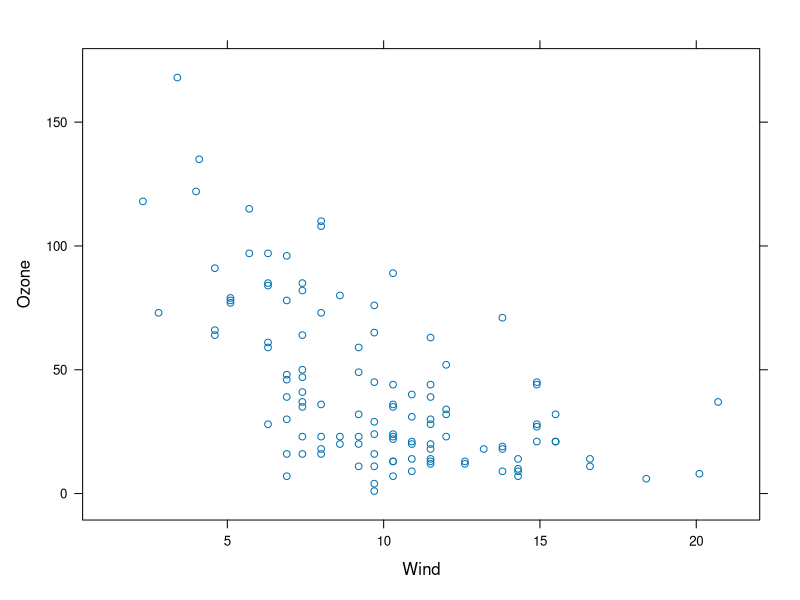
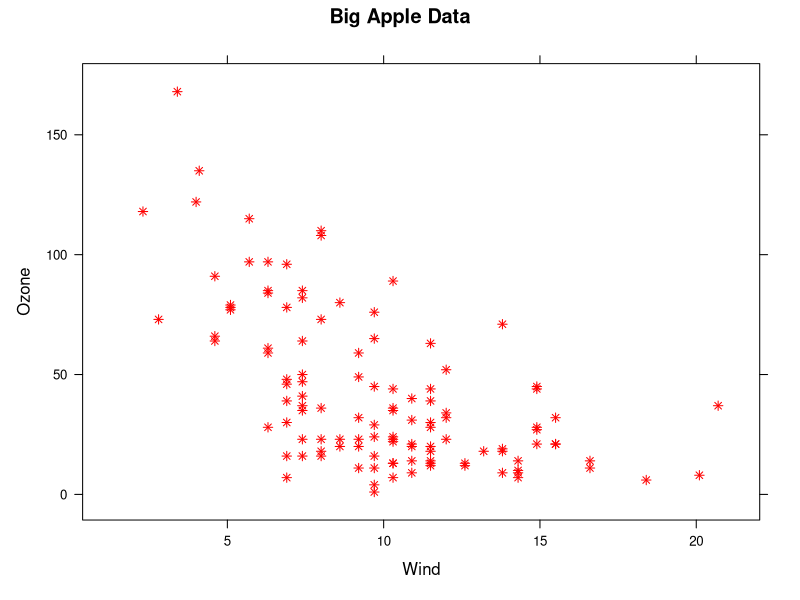
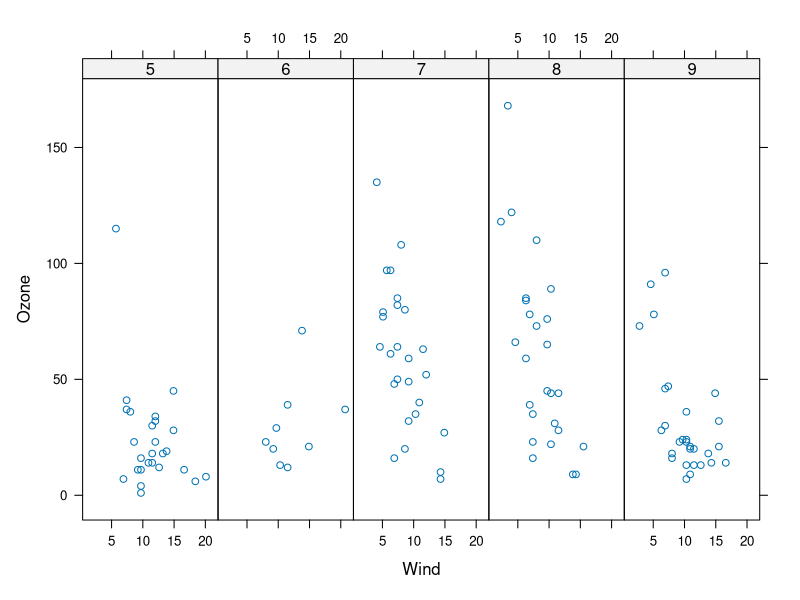
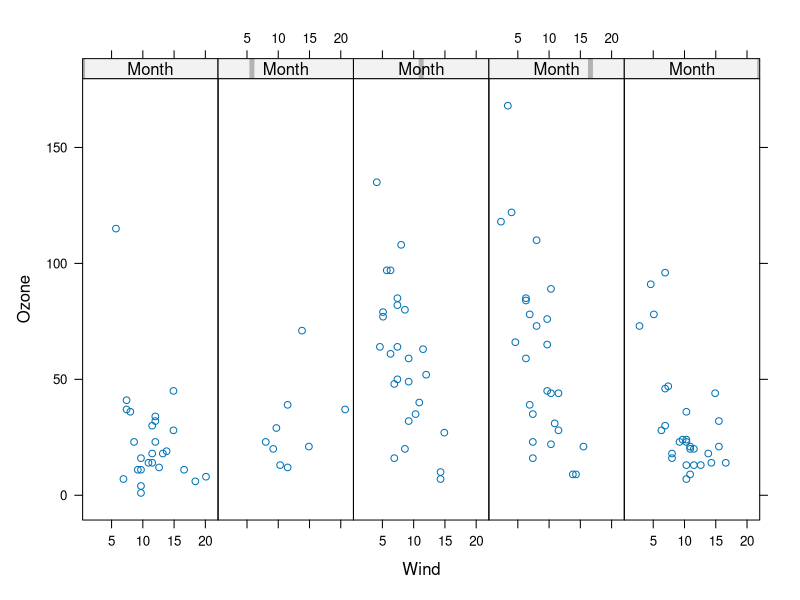
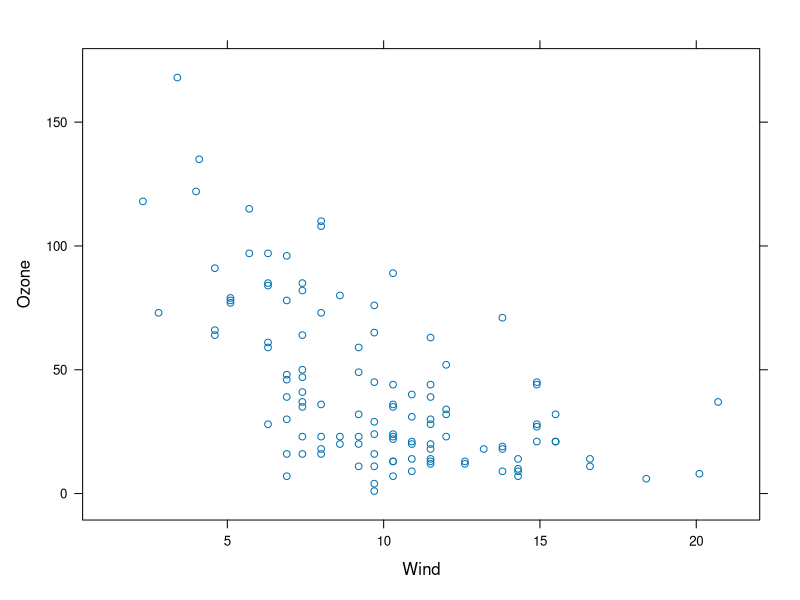
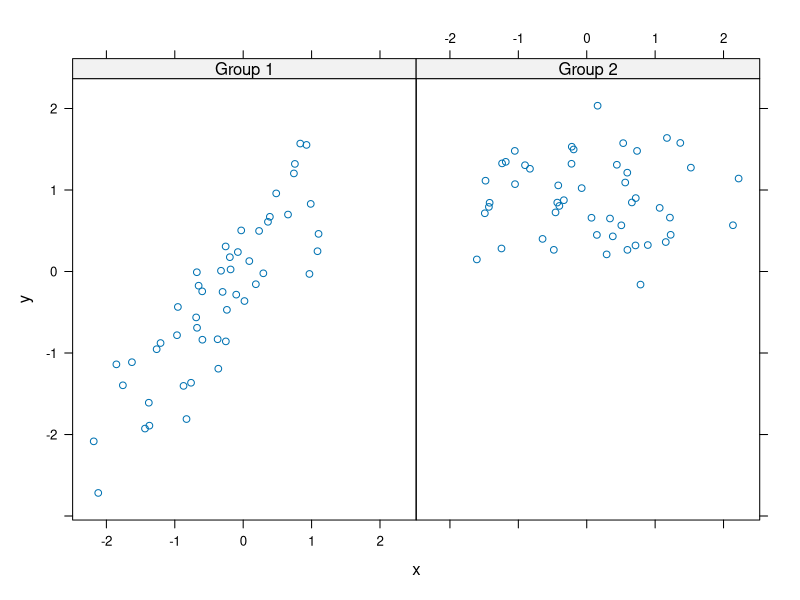
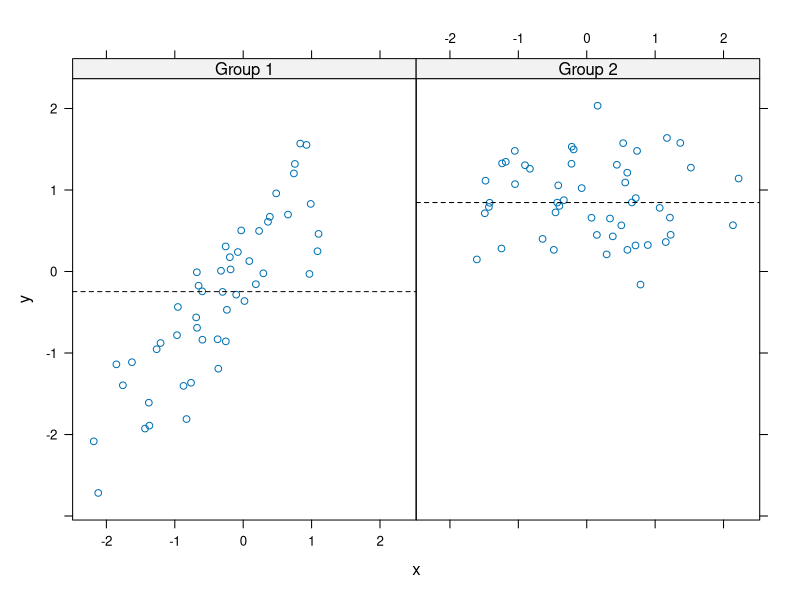
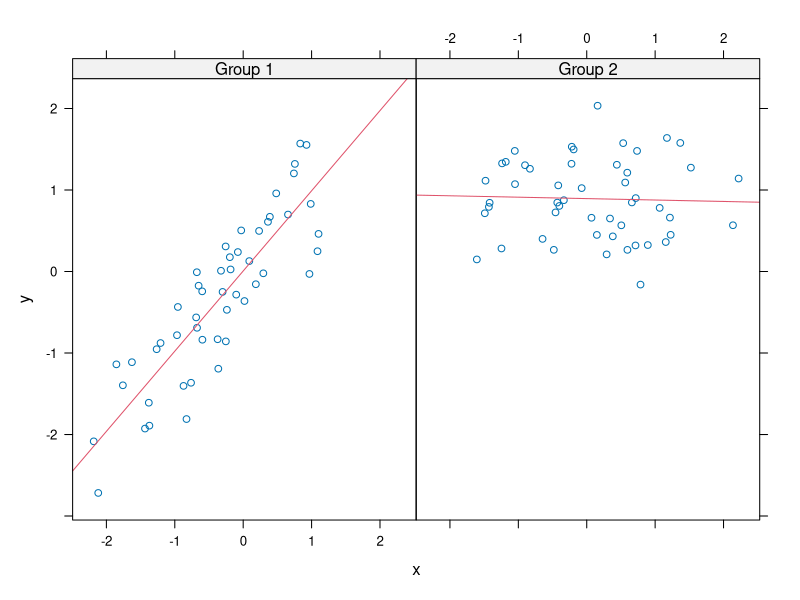

R code for these plots, in order:
## ---- chunk 1
"box and whisker"
## ---- chunk 2
head(airquality)
## ---- chunk 3
library(lattice)
xyplot(Ozone ~ Wind, data = airquality)
## ---- chunk 4
xyplot(Ozone ~ Wind, data = airquality, pch=8, col="red", main="Big Apple Data")
## ---- chunk 5
xyplot(Ozone ~ Wind | as.factor(Month), data = airquality, layout=c(5,1))
## ---- chunk 6
"Displayed and labeled each subplot with the month's integer"
## ---- chunk 7
xyplot(Ozone ~ Wind | Month, data = airquality, layout=c(5, 1))
## ---- chunk 8
p <- xyplot(Ozone~Wind, data=airquality)
## ---- chunk 9
p
## ---- chunk 10
names(p)
## ---- chunk 11
mytrellis <- xyplot(Ozone ~ Wind, data=airquality)
mynames <- names(mytrellis)
myfull <- sapply(mynames, function(nn) !is.null(mytrellis[[nn]]))
## ---- chunk 12
mynames[myfull]
## ---- chunk 13
p[["formula"]]
## ---- chunk 14
p[["x.limits"]]
## ---- chunk 15
set.seed(10)
x <- rnorm(100)
f <- rep(0:1, each = 50)
y <- x + f - f * x+ rnorm(100, sd = 0.5)
f <- factor(f, labels = c("Group 1", "Group 2"))
## ---- chunk 16
table(f)
## ---- chunk 17
xyplot(y ~ x | f, layout = c(2, 1))
## ---- chunk 18
rx1 <- range(x[1:50])
rx2 <- range(x[51:100])
ry1 <- range(y[1:50])
ry2 <- range(y[51:100])
v1 <- c(rx1,ry1)
v2 <- c(rx2,ry2)
## ---- chunk 19
v1
## ---- chunk 20
v2
## ---- chunk 21
p <- xyplot(y ~ x | f, panel = function(x, y, ...) {
    panel.xyplot(x, y, ...)  ## First call the default panel function for 'xyplot'
    panel.abline(h = median(y), lty = 2)  ## Add a horizontal line at the median
})
print(p)
invisible()
## ---- chunk 22
"1"
## ---- chunk 23
"3"
## ---- chunk 24
"f contains 2 factors"
## ---- chunk 25
p2 <- xyplot(y ~ x | f, panel = function(x, y, ...) {
    panel.xyplot(x, y, ...)  ## First call default panel function
    panel.lmline(x, y, col = 2)  ## Overlay a simple linear regression line
})
print(p2)
invisible()
## ---- chunk 26
"the custom panel function specified a col argument"
## ---- chunk 27
library(ggplot2)
str(diamonds)
## ---- chunk 28
table(diamonds$color)
## ---- chunk 29
table(diamonds$color, diamonds$cut)
## ---- chunk 30
"Ideal cut of color G "
## ---- chunk 31
myxlab <- "Carat"
myylab <- "Price"
mymain <- "Diamonds are Sparkly!"
## ---- chunk 32
xyplot(price~carat|color*cut, data=diamonds, strip=FALSE, pch=20, xlab=myxlab, ylab=myylab, main=mymain)
## ---- chunk 33
"columns"
## ---- chunk 34
xyplot(price~carat|color*cut, data=diamonds, pch=20, xlab=myxlab, ylab=myylab, main=mymain)
## ---- chunk 35
"columns"
## ---- chunk 36
"False"
## ---- chunk 37
"True"
## ---- chunk 38
"True"
## ---- chunk 39
"True"
## ---- chunk 40
"False"
## ---- chunk 41
"False"
## ---- chunk 42
"False"
